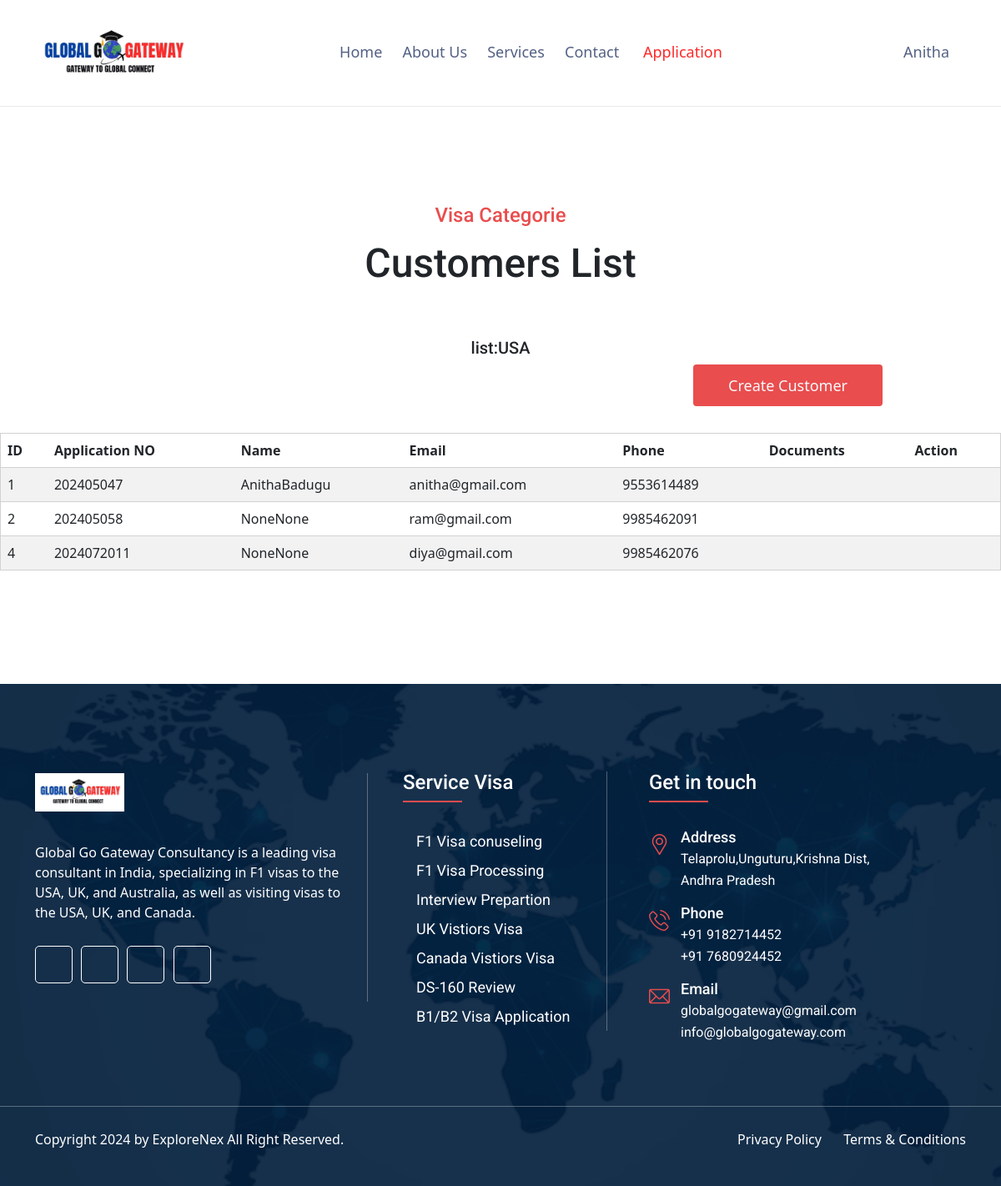
/visa_application_list/USA/visit/ (signed in), run on the app's committed database.
### app/models.py (models this page shows, shortened)
class Users(AbstractBaseUser, PermissionsMixin):
    email = models.EmailField(unique=True)
    username = models.CharField(max_length=100, unique=True)
    phone = models.CharField(max_length=20, unique=True)
    first_name = models.CharField(max_length=100, blank=True, null=True)
    last_name = models.CharField(max_length=100, blank=True, null=True)
    date_of_birth = models.DateField(blank=True, null=True)
    profile_image = models.ImageField(upload_to='profile_images/', blank=True, null=True)
    referal_code  = models.CharField(max_length=100,blank=True, null=True)
    pincode = models.IntegerField(blank=True, null=True)
    address = models.TextField(blank=True, null=True)
    videos_show = models.BooleanField(default=True)
    created_at = models.DateTimeField(auto_now_add=True)
    updated_at = models.DateTimeField(auto_now=True)
    VISIBLE = True
    HIDDEN = False
    VISIBILITY_CHOICES = [
        (VISIBLE, 'Visible'),
        (HIDDEN, 'Hidden'),
    ]
    videos_show = models.BooleanField(choices=VISIBILITY_CHOICES, default=VISIBLE)
    is_active = models.BooleanField(default=True)
    is_staff = models.BooleanField(default=False)
    USERNAME_FIELD = 'email'
    REQUIRED_FIELDS = ['username', 'phone']
    objects = UserManager()
    otp = models.IntegerField(blank=True, null=True)
    role = models.CharField(choices=user_roles,max_length=100,null=True,blank=True,default='admin')

class VisaApplication(models.Model):
    applicationNo = models.IntegerField()
    phone_number_two = models.CharField(max_length=13, blank=True, null=True)
    upload_passport_front = models.ImageField(upload_to='visaapplication/', blank=True, null=True)
    upload_passport_back = models.ImageField(upload_to='visaapplication/', blank=True, null=True)
    aadhar_front = models.ImageField(upload_to='visaapplication/', blank=True, null=True)
    aadhar_back = models.ImageField(upload_to='visaapplication/', blank=True, null=True)
    doc_1 = models.ImageField(upload_to='documents/', blank=True, null=True)
    doc_2 = models.ImageField(upload_to='documents/', blank=True, null=True)
    country = models.CharField(max_length=13, blank=True, null=True, default='')
    visa_type = models.CharField(max_length=13, blank=True, null=True, default='')
    phone_number_two = models.CharField(max_length=13, blank=True, null=True)
    user = models.ForeignKey('Users', models.DO_NOTHING, null=False,blank=False,db_column='user_visa_application_id')
    class Meta:
        managed = True
        db_table = 'visa_application'

### app/views.py (the view)
# urls.py: path('visa_application_list/<str:countery_name>/<str:visatype>/',visa_application_list, name="visa_application_list"),
@login_required
def visa_application_list(request,countery_name,visatype):
    context = {}
    try:
        context['countryvisa'] = {'country_name': countery_name, 'visa_type': visatype}
        context['application'] = VisaApplication.objects.filter(user__referal_code = request.user.referal_code,country=countery_name,visa_type=visatype).values(
            'id','applicationNo','user__first_name','user__last_name','user__email','user__phone','user__id'
        )
        return render(request, 'uifiles/application_list.html',context)
    except template.TemplateDoesNotExist:
        html_template = loader.get_template('uifiles/page-404.html')
        return HttpResponse(html_template.render(context, request))
    except:
        html_template = loader.get_template('uifiles/page-500.html')
        return HttpResponse(html_template.render(context, request))

### templates/uifiles/application_list.html
{% extends 'uifiles/base.html' %}
{% load static %}
{% block content %}
<section class="contactSection02 login-section1">
    <div class="col-lg-12 text-center">
        <div>
            <h5 class="subTitle">Visa Categorie</h5>
            <h2 class="secTitle">Customers List</h2>
            <h5>list:{{ countryvisa.country_name }}</h5>
        </div>
        <div class="m-auto d-flex justify-content-end" style="width:80%">
            <button type="button"  class="immiPressBtn">
                <a class="immiPressBtn1 text-light" href="/signup/{{ countryvisa.country_name }}/{{ countryvisa.visa_type }}/"><span>create customer</span></a>
            </button>
        </div>
    </div>
    <div class="container-fluid mt-2">
        <div class="row">
            <div class="col-lg-12 col-md-12 d-flex justify-content-center">
               <div>
                <table id="visa-applications-table" class="table table-striped mt-4" style="width:1200px">
                    <thead>
                        <tr>
                            <th>ID</th>
                            <th>Application NO</th>
                            <th>Name</th>
                            <th>Email</th>
                            <th>Phone</th>
                            <th>Documents</th>
                            <th>Action</th>
                        </tr>
                    </thead>
                    <tbody>
                        {% for item in  application %}
                        <tr>
                            <td>{{item.id}}</td>
                            <td>{{item.applicationNo}}</td>
                            <td>{{item.user__first_name}}{{item.user__last_name}}</td>
                            <td>{{item.user__email}}</td>
                            <td>{{item.user__phone}}</td>
                            <td class="text-center"><a href="/documents_list/{{item.applicationNo}}/"> <i class="fas fa-file-image"></i></a></td>
                            <td class="text-center"><a href="/visa_application/{{item.user__id}}/"> <i class="fa-solid fa-pencil"></i></a></td>
                        </tr>
                        {% endfor %}
                    </tbody>
                </table>
               </div>
            </div>
        </div>
    </div>
</section>
{% endblock %}

### templates/uifiles/base.html (shortened to what this page needs)
{% load static %}
<!DOCTYPE html>
<html class="no-js" lang="en">
    <head>
        <link rel="stylesheet" href="{% static 'assets/css/bootstrap.css' %}">
        <link rel="stylesheet" href="{% static 'assets/css/animate.css' %}">
        <link rel="stylesheet" href="{% static 'assets/css/fontawesome-all.css' %}">
        <link rel="stylesheet" href="{% static 'assets/css/flaticon.css' %}">
        <link rel="stylesheet" href="{% static 'assets/css/owl.theme.default.min.css' %}">
        <link rel="stylesheet" href="{% static 'assets/css/owl.carousel.min.css' %}">
        <link rel="stylesheet" href="{% static 'assets/css/lightcase.css' %}">
        <link rel="stylesheet" href="{% static 'assets/css/nice-select.css' %}">
        <link rel="stylesheet" href="{% static 'assets/css/main.css' %}">
        <link rel="stylesheet" href="{% static 'assets/css/stepform.css' %}">
        <link rel="stylesheet" href="{% static 'assets/css/model.css' %}">
        <link rel="stylesheet" type="text/css" href="https://cdn.datatables.net/2.0.3/css/dataTables.bootstrap5.css">
        <link rel="stylesheet" type="text/css" href="https://cdnjs.cloudflare.com/ajax/libs/twitter-bootstrap/5.3.0/css/bootstrap.min.css">
        <link rel="stylesheet" type="text/css" href="https://cdn.datatables.net/buttons/2.2.2/css/buttons.dataTables.min.css">
    </head>
    <body >
        <header class="header03 isSticky">
            <div class="container">
                <div class="row">
                    <div class="col-lg-12">
                        <div class="header01Inner">
                            <div class="logo01" >
                                <a href="/">
                                    <img src="{% static 'assets/images/bg/logo.gif' %}" style="height: 80px;" alt="ImmiPress"/>
                                </a>
                            </div>
                            <div>
                                <nav class="mainMenu">
                                    <ul class="sub-menu">
                                        <li><a href="/">Home</a></li>
                                        <li><a href="/about/">About Us</a></li>
                                        <li><a href="/services/">Services</a></li>
                                        <li><a href="/contactus/">Contact</a></li>
                                        {% if request.user.is_authenticated and request.user.role == 'customer' %}
                                        <li><a href="/customer_view/" style="color:#FD2929 ;">&nbsp;Application</a></li>
                                        {% endif %}
                                    </ul>
                                </nav>
                            </div>
                            <div>
                                <nav class="mainMenu">
                                    <ul class="sub-menu">
                                        <li class="">
                                            {% if request.user.is_authenticated %}
                                            <a href=""><i class="fas fa-brands fa-user"></i>&nbsp;{{ request.user.username }}</a>
                                            {% else %}
                                            <a href="/login/" style="font-weight: 400; font-size: medium;"><i class="fas fa-brands fa-user">&nbsp;Login</i></a>
                                            {% endif %}
                                        </li>
                                    </ul>
                                </nav>
                            </div>
                        </div>
                    </div>
                </div>
            </div>
        </header>
        {% block content %}
        {% endblock %}
        <footer class="footer_02"  style="background-image:url(../../static/assets/images/bg/login-bg.png);">
            <div class="container">
                <div class="row">
                    <div class="col-lg-4 col-md-5">
                        <aside class="aboutWidget">
                            <a href="index.html"><img src="{% static 'assets/images/bg/logo.gif' %}" alt="ImmiPress"/></a>
                           <p>Global Go Gateway Consultancy is a leading visa consultant in India, specializing in F1 visas to the USA, UK, and Australia, as well as visiting visas to the USA, UK, and Canada.</p>
                            <div class="abSocial">
                                <a href="javascript:void(0);"><i class="fa-brands fa-facebook-f"></i></a>
                                <a href="javascript:void(0);"><i class="fa-brands fa-twitter"></i></a>
                                <a href="javascript:void(0);"><i class="fa-brands fa-instagram"></i></a>
                                <a href="javascript:void(0);"><i class="fa-brands fa-dribbble"></i></a>
                            </div>
                        </aside>
                    </div>
                    <div class="col-lg-4 col-md-7">
                        <aside class="widget serviceMenu">
                            <h3 class="widgetTitle">Service Visa</h3>
                            <ul class="menu">
                                <li><a href="/services/">F1 Visa conuseling</a></li>
                                <li><a href="/services/">F1 Visa Processing</a></li>
                                <li><a href="/services/">Interview Prepartion</a></li>
                                <li><a href="/services/">UK Vistiors Visa</a></li>
                                <li><a href="/services/">Canada Vistiors Visa</a></li>
                                <li><a href="/services/">DS-160 Review</a></li>
                                <li><a href="/services/">B1/B2 Visa Application </a></li>
                            </ul>
                        </aside>
                    </div>
                    <div class="col-lg-4 col-md-6">
                        <aside class="contactWidget">
                            <h3 class="widgetTitle">Get in touch</h3>
                            <div class="iconBox01">
                                <div class="ibBox"><i class="flaticon-placeholder"></i></div>
                                <h3 class="ibTitle">Address</h3>
                                <p>Telaprolu,Unguturu,Krishna Dist,<br>Andhra Pradesh</p>
                            </div>
                            <div class="iconBox01">
                                <div class="ibBox"><i class="flaticon-phone-call"></i></div>
                                <h3 class="ibTitle">Phone</h3>
                                <p>+91 9182714452 <br> +91 7680924452</p>
                            </div>
                            <div class="iconBox01">
                                <div class="ibBox"><i class="flaticon-email-1"></i></div>
                                <h3 class="ibTitle">Email</h3>
                                <p>globalgogateway@gmail.com</p>
                                <p>info@globalgogateway.com</p>
                            </div>
                        </aside>
                    </div>
                </div>
            </div>
            <div class="container-fluid">
                <div class="row">
                    <div class="col-lg-12"><div class="brhr"></div></div>
                </div>
            </div>
            <div class="container">
                <div class="row">
                    <div class="col-md-6">
                        <p class="copyright">Copyright 2024 by ExploreNex All Right Reserved.</p>
                    </div>
                    <div class="col-md-6">
                        <div class="crMenu">
                            <ul class="menu">
                                <li><a href="javascript:void(0);">Privacy Policy</a></li>
                                <li><a href="javascript:void(0);">Terms & Conditions</a></li>
                            </ul>
                        </div>
                    </div>
                </div>
            </div>
        </footer>
    </body>
</html>

### static/assets/css/stepform.css (style rules this page uses)
h2 { margin: 0; }
.text-center { text-align: center; }

### data on the page
Users: user.username "Anitha"
VisaApplication: id "1", applicationNo "202405047", user__first_name "Anitha", user__last_name "Badugu", user__email "anitha@gmail.com", user__phone "9553614489"
VisaApplication: id "2", applicationNo "202405058", user__first_name "None", user__last_name "None", user__email "ram@gmail.com", user__phone "9985462091"
VisaApplication: id "4", applicationNo "2024072011", user__first_name "None", user__last_name "None", user__email "diya@gmail.com", user__phone "9985462076"

### other printed values
{{ countryvisa.country_name }} "USA"
